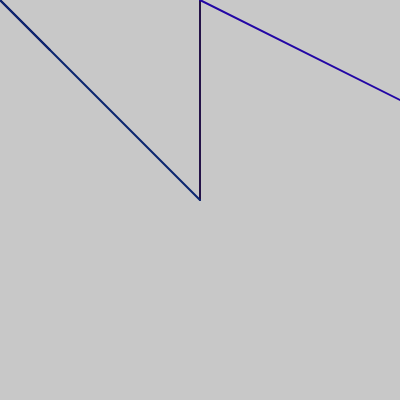
Frame 1 (no input)
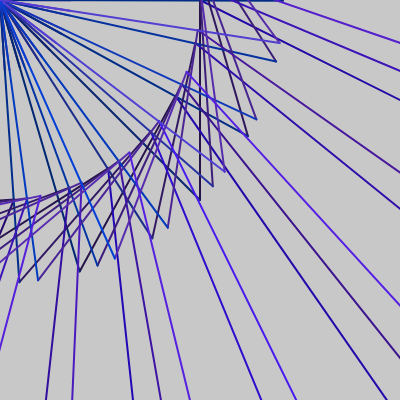
Frame 60 (no input)
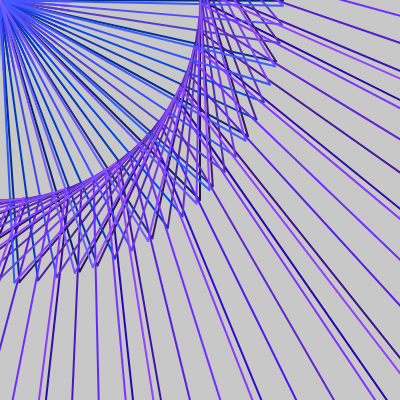
Frame 120 (the mouse pressed at the canvas centre since frame 60)

The p5.js sketch that drew these frames (run headless with seeded random() and noise() and a simulated clock; from frame 60 on, the mouse is pressed at the canvas centre):

// p5.js sketch
// ── sketch.js
let g = 35 //sets starting gradiant
let t = 0 //sets tick counter
let r = 0 //sets rotation
function setup() {
  createCanvas(400, 400);
    background(200);
}

function draw() {
  //if tick = 0 gradiant increases
  if (t == 0) {
  g++
    //if gradiant gets too big set t = 1
    if (g == 230) {
      t+= 1
    }
  }
  //if t = 1 gradiant decreases
  if (t == 1) {
    g--
    //if gradiant gets too small set t = 0
    if (g == 35) {
      t -= 1
    }
  }
  //rotates all the lines
      rotate(r)
  rotate(r)
  r+=0.25
  //defines lines and their color
    strokeWeight(2)
  stroke(g,g*0.5,g*2)
  line(200,200,200,0);
  stroke(g-2,g*0.5-12,g*2+random(130))
  line(600,200,200,0);
  stroke(g+20,g*0.5,g*2+15)
  line(0,0,50,50);
  stroke(g-random(120),g*0.5+20,g*2+40)
  line(0,0,200,200);
}
